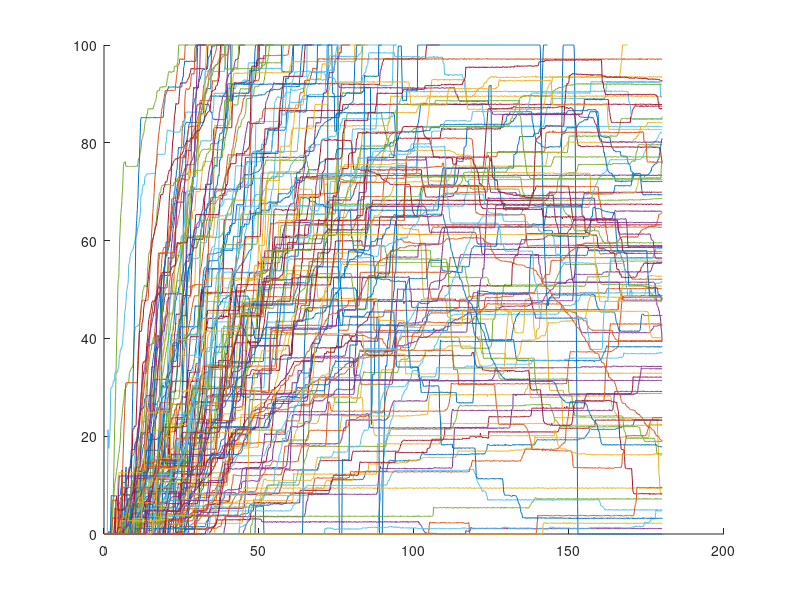

Write the MATLAB code that produced this figure. (Note: this script raises an error after producing the figure.)
clear

load dfraw.mat


% Display ALL curves with mean curve
figure
hold on
for i=1:length(dfraw.subIDs)
      plot(dfraw.timefull(i,:),dfraw.ratingfull(i,:))
end
plot(nanmean(dfraw.timefull,1),nanmean(dfraw.ratingfull,1),'b','LineWidth',5)
hold off

% Display curves with mean curve by condition pre vs post
unipres=unique(dfraw.prepost);
for j=1:length(unipres)
currcond=unipres(j);
df_temp=structfun(@(x) x(dfraw.prepost==currcond,:),dfraw,'UniformOutput',0);
    subplot(1,length(unipres),j) % Plot Pre
    hold on
    for i=1:length(df_temp.subIDs)
          plot(df_temp.timefull(i,:),df_temp.ratingfull(i,:))
    end
    plot(nanmean(df_temp.timefull,1),nanmean(df_temp.ratingfull,1),'b','LineWidth',5)
    hold off
end

% Display curves with mean curve by condition pre vs post
unipres=unique(dfraw.prepost);
unitreats=unique(dfraw.treat);
runs=0;
for k=1:length(unitreats)
    currtreat=unitreats(k);
    for j=1:length(unipres)
    runs=runs+1;
    currcond=unipres(j);
    df_temp=structfun(@(x) x((dfraw.prepost==currcond)&(dfraw.treat==currtreat),:),dfraw,'UniformOutput',0);
        subplot(length(unitreats),length(unipres),runs) % Plot Pre
        hold on
        for i=1:length(df_temp.subIDs)
              plot(df_temp.timefull(i,:),df_temp.ratingfull(i,:))
        end
        plot(nanmean(df_temp.timefull,1),nanmean(df_temp.ratingfull,1),'b','LineWidth',5)
        hold off
        ms(k,j)=nanmean(nanmean(df_temp.ratingfull,1));
    end
end

%% Statistical testing
subID=categorical(cellfun(@str2num,dfraw.subIDs));
prepost=categorical(dfraw.prepost);
treat=categorical(dfraw.treat);
maxtime=cellfun(@max, dfraw.time);
meanrating=nanmean(dfraw.ratingfull,2);
meanratingbaseline=meanrating;
%meanratingbaseline(prepost==2)=meanrating(prepost==1);
df=table(subID,prepost,treat,maxtime,meanrating);

fitlme(df,'meanrating~prepost*treat+(1+prepost|subID)','CheckHessian',1)

h=histogram(df.meanrating(df.treat=='0'&prepost=='1'));
h.FaceColor=[1 0 0];
hold on
histogram(df.meanrating(df.treat=='0'&prepost=='2'));
hold off